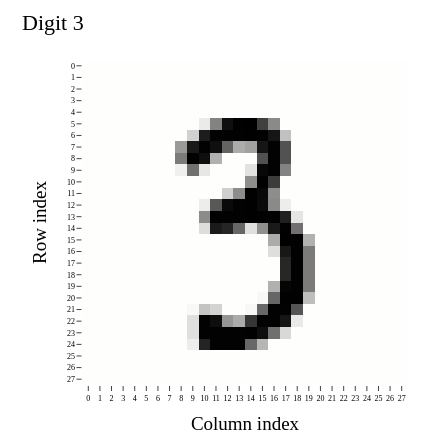

The cell this chart's notebook holds for it:
### Code cell
mnist = fetch_openml('mnist_784', version=1, as_frame=True, parser='auto')
mnist_df = mnist.frame

X = mnist_df.iloc[:, :-1].to_numpy(dtype=np.float32)
y = mnist_df.iloc[:, -1].astype(int).to_numpy()

# As in lecture, the first 60,000 examples are training data and the final 10,000 are test data.
X_train, X_test = X[:60000], X[60000:]
y_train, y_test = y[:60000], y[60000:]

example_idx = 98
fig = show_digit_and_flattening(X_train[example_idx], y_train[example_idx])
fig.update_layout(title='Digit 3')

### Figure 1 — Plotly figure (JSON) as saved in the notebook; plotly's stock layout.template omitted (floating-point values rounded to 4 significant figures; data arrays with more than 128 entries replaced by an {"elided": "..."} marker saying what was removed)
{"data": [{"colorscale": [[0.0, "rgb(254, 254, 253)"], [0.09091, "rgb(224, 224, 223)"], [0.1818, "rgb(197, 197, 195)"], [0.2727, "rgb(171, 171, 170)"], [0.3636, "rgb(146, 146, 145)"], [0.4545, "rgb(124, 123, 122)"], [0.5455, "rgb(102, 101, 101)"], [0.6364, "rgb(81, 80, 80)"], [0.7273, "rgb(59, 59, 59)"], [0.8182, "rgb(38, 38, 38)"], [0.9091, "rgb(16, 16, 16)"], [1.0, "rgb(0, 0, 0)"]], "hovertemplate": "row = %{y}<br>col = %{x}<br>intensity = %{z:.0f}<extra></extra>", "showscale": false, "type": "heatmap", "z": {"elided": "28x28 float values"}, "zmax": 255, "zmin": 0}], "layout": {"font": {"color": "black", "family": "Palatino Linotype, Palatino, serif", "size": 16}, "height": 440, "margin": {"b": 55, "l": 70, "r": 20, "t": 60}, "paper_bgcolor": "white", "plot_bgcolor": "white", "title": {"text": "Digit 3"}, "width": 440, "xaxis": {"automargin": false, "constrain": "domain", "range": [-0.5, 27.5], "scaleanchor": "y", "scaleratio": 1, "showgrid": false, "side": "bottom", "tickfont": {"size": 8}, "tickmode": "array", "ticks": "outside", "ticktext": ["0", "1", "2", "3", "4", "5", "6", "7", "8", "9", "10", "11", "12", "13", "14", "15", "16", "17", "18", "19", "20", "21", "22", "23", "24", "25", "26", "27"], "tickvals": [0, 1, 2, 3, 4, 5, 6, 7, 8, 9, 10, 11, 12, 13, 14, 15, 16, 17, 18, 19, 20, 21, 22, 23, 24, 25, 26, 27], "title": {"text": "Column index"}}, "yaxis": {"automargin": false, "constrain": "domain", "range": [27.5, -0.5], "showgrid": false, "side": "left", "tickfont": {"size": 8}, "tickmode": "array", "ticks": "outside", "ticktext": ["0", "1", "2", "3", "4", "5", "6", "7", "8", "9", "10", "11", "12", "13", "14", "15", "16", "17", "18", "19", "20", "21", "22", "23", "24", "25", "26", "27"], "tickvals": [0, 1, 2, 3, 4, 5, 6, 7, 8, 9, 10, 11, 12, 13, 14, 15, 16, 17, 18, 19, 20, 21, 22, 23, 24, 25, 26, 27], "title": {"text": "Row index"}}}}
